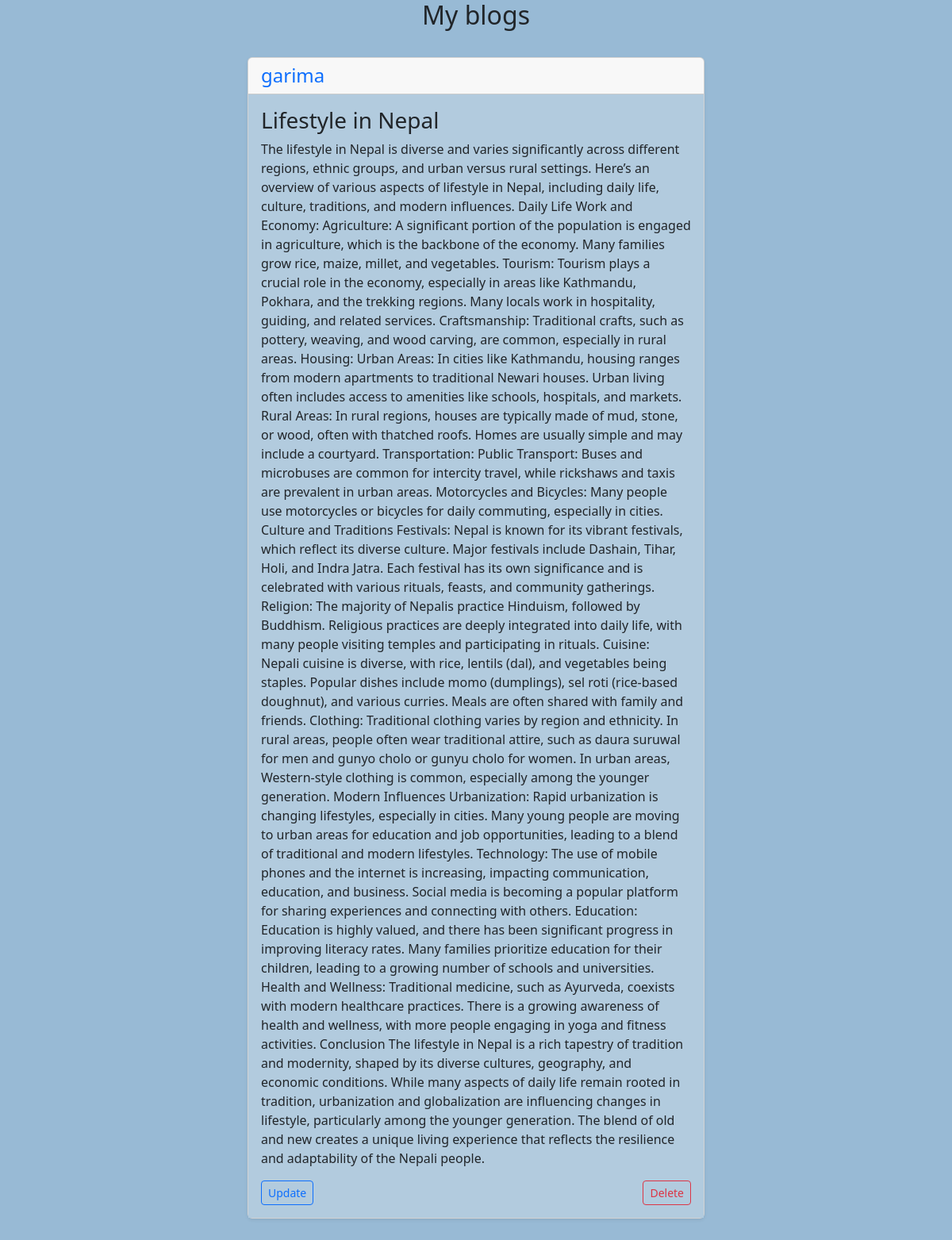
/my_blog/ (signed in), run on the app's committed database.
### base/models.py (models this page shows, shortened)
class Posts(models.Model):
    Title = models.CharField(max_length=100)
    description= models.TextField(max_length=1000)
    created_at = models.DateTimeField(default=timezone.now)
    author = models.ForeignKey(User, on_delete=models.CASCADE)

### base/views.py (the view)
# urls.py: path('my_blog/', views.my_blog, name= 'my_blog'),
@login_required
def my_blog(request):
    context = {
        'posts': Posts.objects.filter(author= request.user)
    }
    return render(request, 'base/my_blog.html', context)

### base/templates/base/my_blog.html (shortened to what this page needs)
{% extends 'base/index.html' %}
{% block content %}
<div class="row justify-content-center">
    <h2 class="text-center">My blogs</h2>
    <br><br><br>
    <div class="col-lg-6">
        {% for post in posts %}
        <form method="post">
        <div class="card mb-5 shadow-sm">
            <div class="card-header d-flex justify-content-between align-items-center">
                <h4 class="text-primary mb-0">{{ post.author }}</h4>
            </div>
            <div class="card-body">
                <h3 class="card-title">{{ post.Title }}</h3>
                <p class="card-text">{{ post.description }}</p>
                <div class="d-flex justify-content-between mt-3">
                    <a href="{% url 'update_post' post.id %} " class="btn btn-sm btn-outline-primary">Update</a>
                    <a href="{% url 'delete_post' post.id %}" class="btn btn-sm btn-outline-danger">Delete</a>
                </div>
            </div>
        </div>
        {% empty %}
        <div class="alert alert-info text-center"><a href="{%url 'create_post' %}" class="btn btn-sm btn-outline-primary">No posts available. Create your first post!</a>
        </div>
        {% endfor %}
        </form>
    </div>
</div>
{% endblock %}

### base/templates/base/index.html (style rules this page uses)
.navbar,.card-body { background-color: #b2cbde; }
.shadow-sm { background-color: white; }

### data on the page
Posts: author "garima", Title "Lifestyle in Nepal", description "The lifestyle in Nepal is diverse and varies significantly across different regions, ethnic groups, and urban versus rural settings. Here’s an overview of various aspects of lifestyle in Nepal, including daily life, culture, traditions, and modern influences. Daily Life Work and Economy: Agriculture: A significant portion of the population is engaged in agriculture, which is the backbone of the economy. Many families grow rice, maize, millet, and vegetables. Tourism: Tourism plays a crucial role in the economy, especially in areas like Kathmandu, Pokhara, and the trekking regions. Many locals work in hospitality, guiding, and related services. Craftsmanship: Traditional crafts, such as…"
